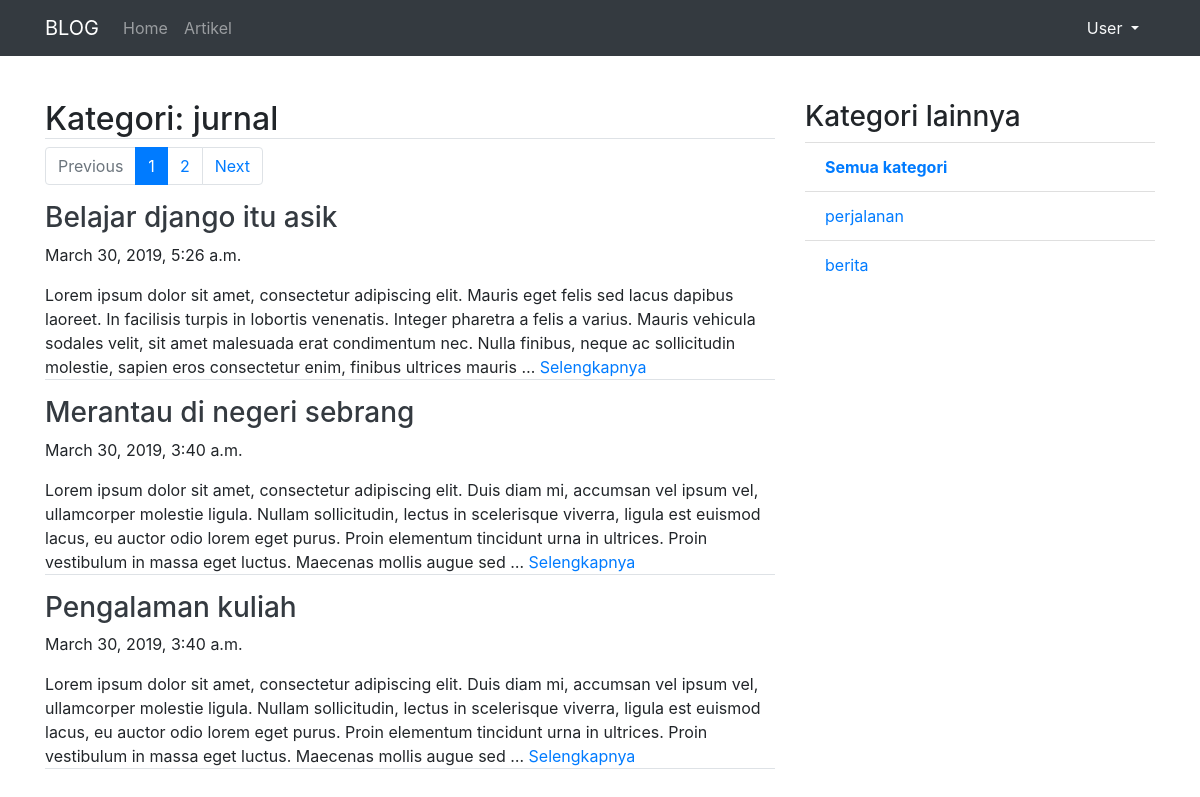
The app's page /artikel/kategori/jurnal/1 with its own data.
### artikel/models.py (models this page shows, shortened)
class Artikel(models.Model):
	judul		= models.CharField(max_length=255)
	isi 		= models.TextField()
	kategori 	= models.CharField(max_length=255)
	published	= models.DateTimeField(auto_now_add=True)
	updated 	= models.DateTimeField(auto_now=True)
	slug		= models.SlugField(blank=True, editable=False)

### artikel/views.py (the view)
# urls.py: url(r'^kategori/(?P<kategori>[\w]+)/(?P<page>\d+)$', ArtikelKategoriListView.as_view(), name='category'),
class ArtikelKategoriListView(ListView):
	model = Artikel
	template_name = "artikel/artikel_kategori_list.html"
	context_object_name = 'artikel_list'
	ordering = ['-published']
	paginate_by = 3
	def get_queryset(self):
		self.queryset = self.model.objects.filter(kategori=self.kwargs['kategori'])
		return super().get_queryset()
	def get_context_data(self,*args,**kwargs):
		kategori_list = self.model.objects.values_list('kategori', flat=True).distinct().exclude(kategori=self.kwargs['kategori'])
		self.kwargs.update({'kategori_list':kategori_list})
		kwargs = self.kwargs
		return super().get_context_data(*args,**kwargs)

### artikel/templates/artikel/artikel_kategori_list.html (shortened to what this page needs)
{% extends "base.html" %}
{% block contents %}
<div class="row">
	<div class="col-md-8">
		<h2 class="border-bottom">Kategori: {{kategori}}</h2>
		{% if is_paginated %}
			<nav aria-label="artikelPage">
			  <ul class="pagination">
			    {% if page_obj.has_previous %}
			    	<li class="page-item">
				      <a class="page-link" href="{% url 'artikel:category' kategori page_obj.previous_page_number%}">Previous</a>
				    </li>
				{% else %}
					<li class="page-item disabled">
				      <a class="page-link" href="#" tabindex="-1" aria-disabled="true">Previous</a>
				    </li>
			    {% endif %}
			    {% for page in paginator.page_range %}
			    	{% if page is page_obj.number %}
			    	<li class="page-item active" aria-current="page">
			    		<span class="page-link" href="#">{{page}}<span class="sr-only">(current)</span></span>
			    	</li>
			    	{% else %}
			    	<li class="page-item">
			    		<a class="page-link" href="{% url 'artikel:category' kategori page %}">{{page}}</a>
			    	</li>
			    	{% endif %}
			    {% endfor %}
			    {% if page_obj.has_next %}
			    	<li class="page-item">
				      <a class="page-link" href="{% url 'artikel:category' kategori page_obj.next_page_number%}">Next</a>
				    </li>
				{% else %}
					<li class="page-item disabled">
				      <a class="page-link" href="#" tabindex="-1" aria-disabled="true">Next</a>
				    </li>
			    {% endif %}
			  </ul>
			</nav>
			{% endif %}
			{% for artikel in artikel_list %}
				<h3><a class="text-dark" href="{% url 'artikel:detail' artikel.slug %}">{{artikel.judul}}</a></h3>
				<p>{{artikel.published}}</p>
				<p class="border-bottom">{{artikel.isi|truncatewords:50}} <a href="{% url 'artikel:detail' artikel.slug %}">Selengkapnya</a></p>
			{% endfor %}
	</div>
	<div class="col-sm">
		<h3>Kategori lainnya</h3>
		<ul class="list-group list-group-flush">
			<li class="list-group-item"><a href="{% url 'artikel:list' 1 %}"><b>Semua kategori</b></a></li>
		  	{% for kategori in kategori_list %}
		  		<li class="list-group-item"><a href="{% url 'artikel:category' kategori 1%}">{{kategori}}</a></li>
		  	{% endfor %}
		</ul>
	</div>
</div>
{% endblock contents %}

### records on screen
Artikel: judul "Belajar django itu asik", published "March 30, 2019, 5:26 a.m.", isi "Lorem ipsum dolor sit amet, consectetur adipiscing elit. Mauris eget felis sed lacus dapibus laoreet. In facilisis turpis in lobortis venenatis. Integer pharetra a felis a varius. Mauris vehicula sodales velit, sit amet malesuada erat condimentum nec. Nulla finibus, neque ac sollicitudin molestie, sapien eros consectetur enim, finibus ultrices mauris …"
Artikel: judul "Merantau di negeri sebrang", published "March 30, 2019, 3:40 a.m.", isi "Lorem ipsum dolor sit amet, consectetur adipiscing elit. Duis diam mi, accumsan vel ipsum vel, ullamcorper molestie ligula. Nullam sollicitudin, lectus in scelerisque viverra, ligula est euismod lacus, eu auctor odio lorem eget purus. Proin elementum tincidunt urna in ultrices. Proin vestibulum in massa eget luctus. Maecenas mollis augue sed …"
Artikel: judul "Pengalaman kuliah", published "March 30, 2019, 3:40 a.m.", isi "Lorem ipsum dolor sit amet, consectetur adipiscing elit. Duis diam mi, accumsan vel ipsum vel, ullamcorper molestie ligula. Nullam sollicitudin, lectus in scelerisque viverra, ligula est euismod lacus, eu auctor odio lorem eget purus. Proin elementum tincidunt urna in ultrices. Proin vestibulum in massa eget luctus. Maecenas mollis augue sed …"

### other values on screen
{{ kategori }} "jurnal"
{{ page }} "1"
{{ page }} "2"
{{ kategori }} "perjalanan" "berita"
